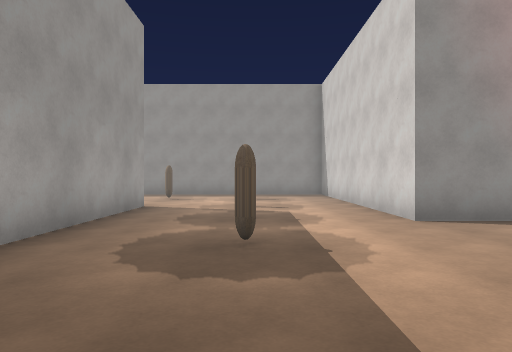
View 1 (above)

13 first-person views from a walk through a scene from a Unity 3-D project. The camera is 1.3 m above the floor, looks level and sees 70° across. The floor is counted in squares, 2 m on a side. Each view is taken from the middle of a square. On the plan, view 1 faces up. The plan holds only what a view shows up to about 11 squares ahead; the rest is blank. The place goes on beyond the plan. The player character is not drawn. Some surface patterns are stand-ins.

View 2
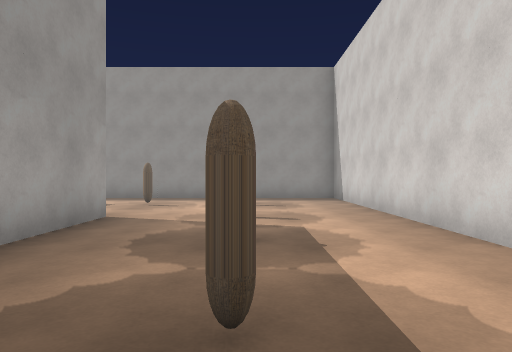

View 3
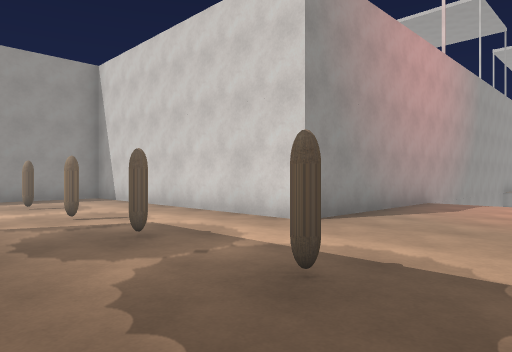

View 4
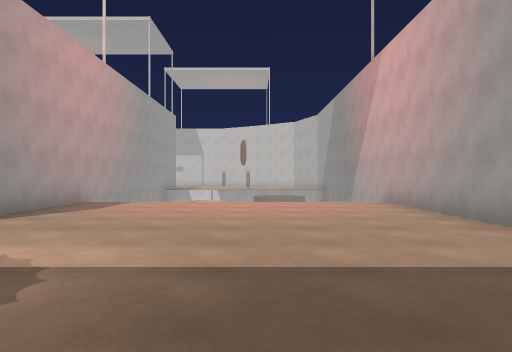

View 5
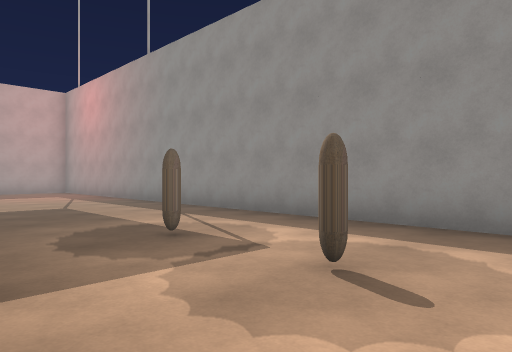

View 6
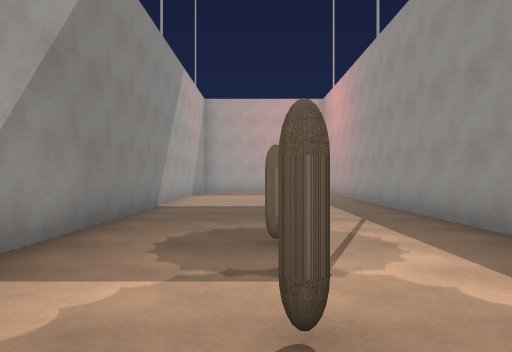

View 7
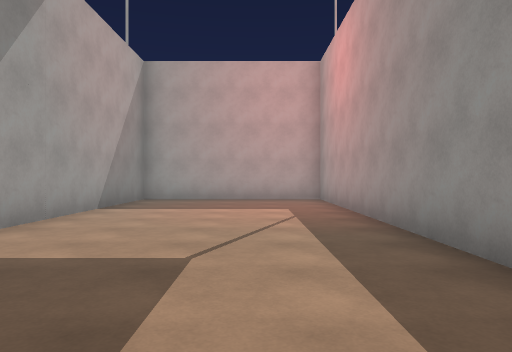

View 8
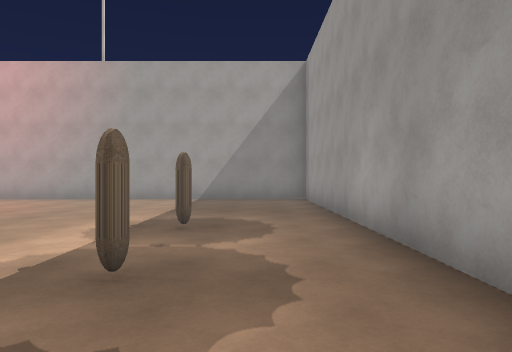

View 9
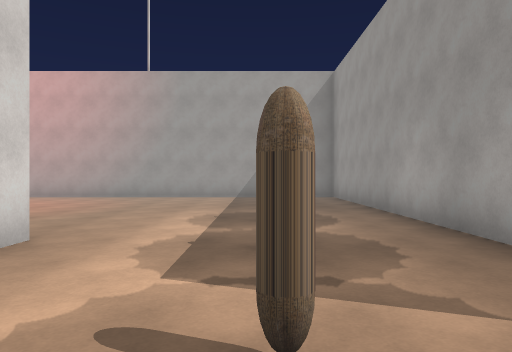

View 10
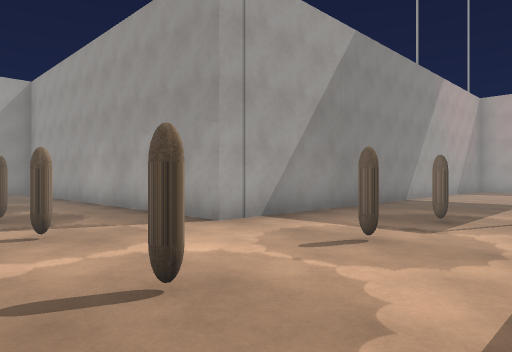

View 11
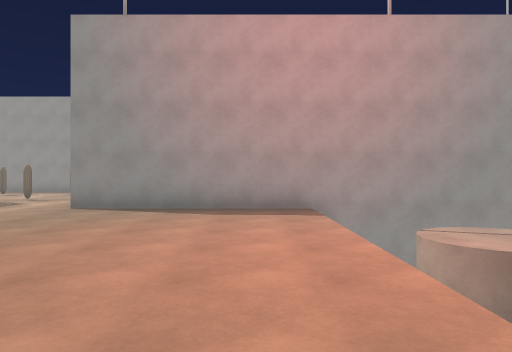

View 12
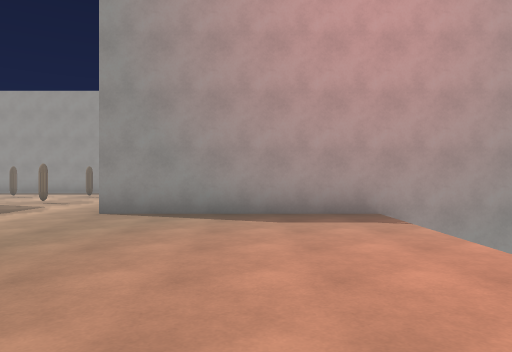

View 13
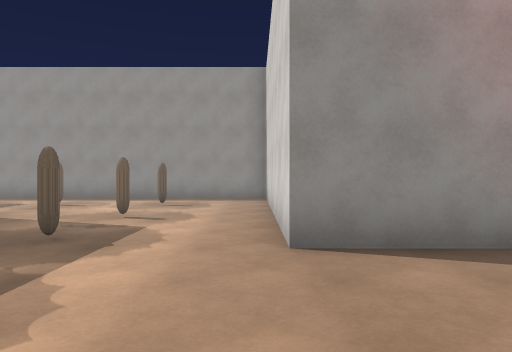

### Floor plan
Key: @ floor where view 1 was taken; # wall or solid block; . main floor; - floor 0.25 m lower than the main floor; v drop or lower ground.
Columns run from 17 left of view 1 to 10 right of it. Each row starts with its distance up from view 1.
 13 #####################
 12 #...................#
 11 #...................#
 10 #............#.#.#..#
  9 #...................#
  8 #................#..#
  7 ###############.....#
  6               #..#..######
  5               #..........vvv
  4               #.......... vv
  3               #..#.......v-v
  2               #..........vv
  1               #..........
  0               #..@.......
 -1               #..........
 -2               #..........vv
 -3               ###########

Where each view was taken, in squares from view 1:
view 1: 0 up, 0 right, facing up
view 2: 2 up, 0 right, facing up
view 3: 2 up, 2 left, facing up-right
view 4: 1 up, 2 left, facing right
view 5: 8 up, 1 left, facing up-left
view 6: 10 up, 1 left, facing left
view 7: 11 up, 6 left, facing left
view 8: 8 up, 1 left, facing down
view 9: 9 up, 0 right, facing down
view 10: 12 up, 1 right, facing down-left
view 11: 2 down, 6 right, facing up
view 12: 1 down, 5 right, facing up
view 13: 2 up, 2 right, facing up
